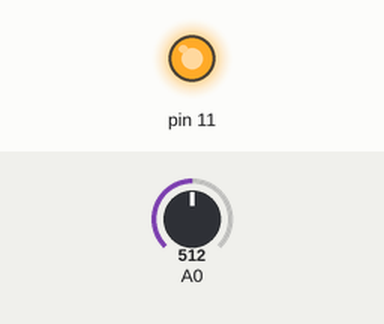
Simulated run of this sketch. Board: Arduino Uno, built with avr-gcc and run on an emulated ATmega328P. Shown: output pins drawn as LEDs (lit = HIGH). Inputs (shaded band) come from the test bench; at power-on: A0 = 512.

Above: at 1.2 s.
1.3 s: A0 set to 603
2.8 s: A0 set to 628
At 4.0 s:
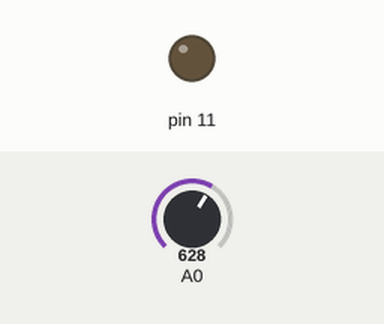
4.3 s: A0 set to 511
At 5.4 s:
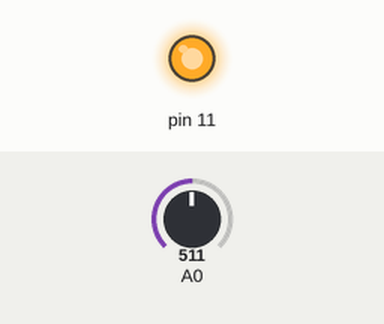
5.8 s: A0 set to 716
At 6.5 s:
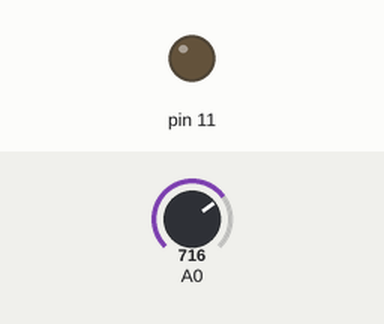
Timing chart, 0 to 8.3 s (numbered marks = the images above; inputs shaded):
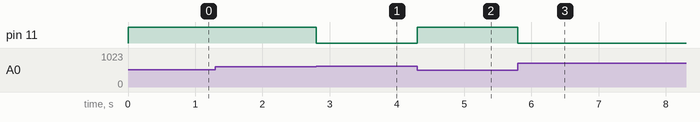

The sketch:

Lesson_08_Light_Sensor_If.ino
```cpp
void setup() {
  pinMode(11, OUTPUT);

}

void loop() {
  int adc = analogRead(A0);
  float voltage = adc * 5 / 1024;

  if(voltage < 3){
    digitalWrite(11, HIGH);
  }
  else{
    digitalWrite(11, LOW);
  }

}
```

Measured:
- the behaviour switches between 614 and 615 on A0 (found by bisection; images 0 and 1)
- after the input at 1.3 s, every drawn part: stays the same
- after the input at 2.8 s, pin 11: HIGH → LOW at once
- after the input at 4.3 s, pin 11: LOW → HIGH at once
- after the input at 5.8 s, pin 11: HIGH → LOW at once
